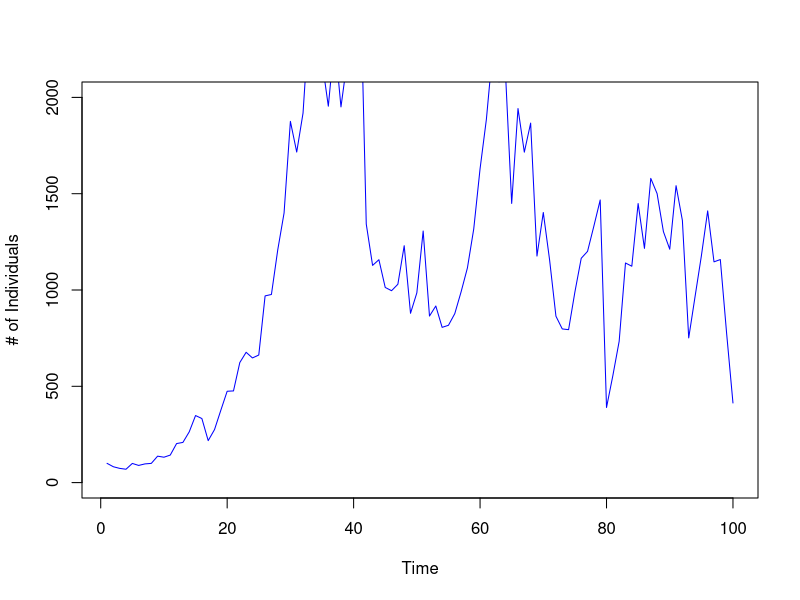
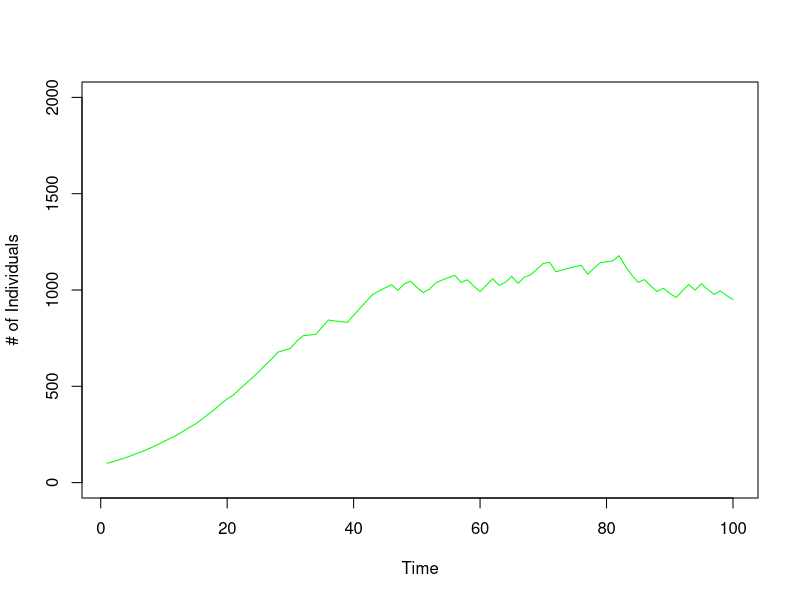
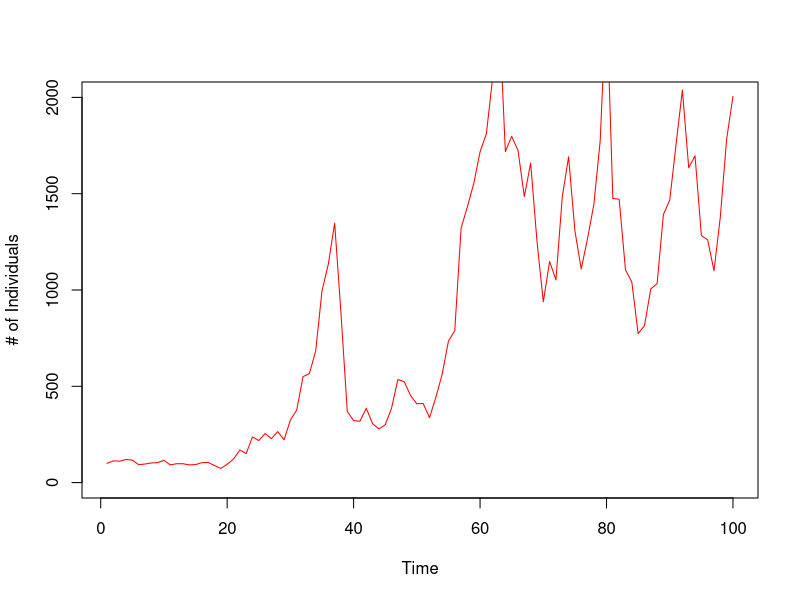
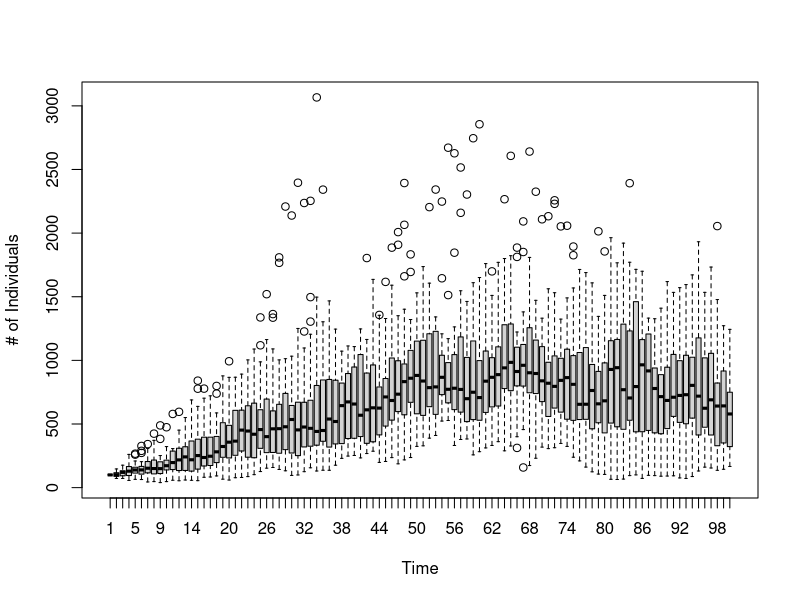
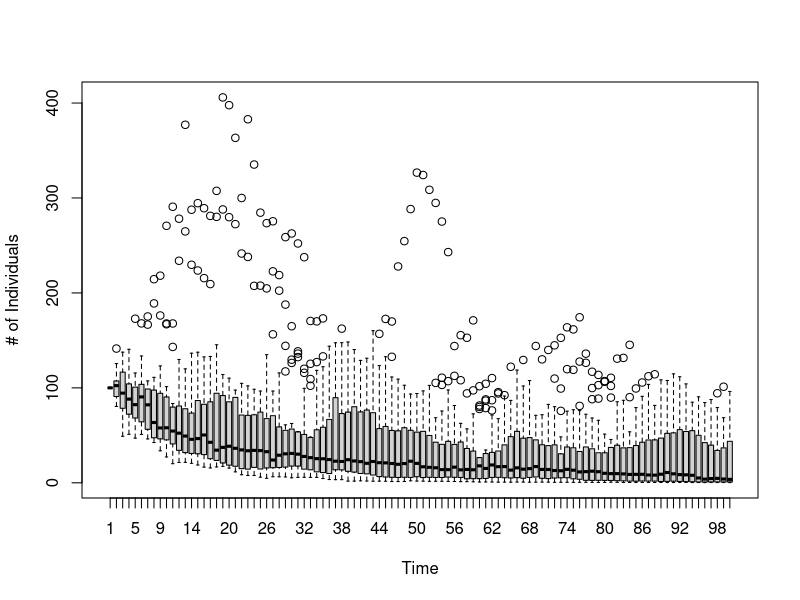

Here is the R script that generated these plots, in order:
 ##normally distributed growth rate ##L?gg in titel p? grafen
alpha <- c(1.5 / 12000, 1 / 12000, 0.8 / 12000) ##bad, typical, and good conditions
t_max <- 100

p0 <- 100

population <- rep(p0, t_max)

##1.1

for(i in 1 : (t_max - 1)) ##Weather conditions set to typical every year, growht rate normally distributed
{
  growth_rate <- rnorm(1, mean = 0.1, sd = 0.2)
  
  weather_condition <- alpha[2]
  
  population[i + 1] <- population[i] * (1 + growth_rate - weather_condition * population[i])
}

plot(x = 1: t_max, y = population, type="l", xlab="Time", ylab="# of Individuals", 
     col="blue", ylim=c(0,2000)) ##Positive growth over 100 years, random


for(i in 1 : (t_max - 1)) ##Weather conditions uniformly random each year, growht rate 0,1 (mean)
{
  growth_rate <- 0.1
  
  weather_condition <- alpha[sample (1:3, 1, replace = FALSE)]
  
  population[i + 1] <- population[i] * (1 + growth_rate - weather_condition * population[i])
}

plot(x = 1: t_max, y = population, type="l", xlab="Time", ylab="# of Individuals", 
     col="green", ylim=c(0,2000)) ##Positive growth until stabilization, some randomness



for(i in 1 : (t_max - 1)) ##Weather conditions uniformly random each year, growht rate normally distributed
{
  growth_rate <- rnorm(1, mean = 0.1, sd = 0.2)
  
  weather_condition <- alpha[sample (1:3, 1, replace = FALSE)]
  
  population[i + 1] <- population[i] * (1 + growth_rate - weather_condition * population[i])
}

plot(x = 1: t_max, y = population, type="l", xlab="Time", ylab="# of Individuals", 
     col="red", ylim=c(0,2000)) ##Positive growth over 100 years, partially exponential

##2.2

nreps <- 20

population_runs <- matrix(p0, nrow = t_max, ncol = nreps)

weather_condition <- 0

count_less_than_50 <- 0

for(j in 1: nreps)
{
for(i in 1 : (t_max - 1)) ##Weather conditions more likely to be bad, growth rate normally distributed
{
  growth_rate <- rnorm(1, mean = 0.1, sd = 0.2)
  
  if(weather_condition == alpha[1])
  {
    weather_condition <- alpha[sample (1:3, 1, replace = FALSE, prob = c(10, 1, 1))]
  } else
  {
    weather_condition <- alpha[sample (1:3, 1, replace = FALSE)]
  }
  
  population_runs[i + 1, j] <- population_runs[i, j] * (1 + growth_rate - weather_condition * population_runs[i, j])
  
  if(population_runs[i + 1, j] < 50){count_less_than_50 <- count_less_than_50 + 1}
}
}

count_less_than_50 / nreps

boxplot(t(population_runs), xlab = "Time", ylab ="# of Individuals")
##matplot(x = 1 : t_max, y = population_runs, type = "l", lty = "solid", xlab = "Time", ylab = "# of Individuals", 
##ylim = c(0, 50))
##The higher the probability to have bad consecutive weather the quicker the population will stabilize at 800



nreps <- 20

population_runs <- matrix(p0, nrow = t_max, ncol = nreps)

weather_condition <- 0

count_less_than_50 <- 0

for(j in 1: nreps)
{
  for(i in 1 : (t_max - 1)) ##Weather conditions more likely to be bad, growth rate has to be less than mean when previous year bad
  {
    growth_rate <- 1
     
    if(weather_condition == alpha[1])
    {
      weather_condition <- alpha[sample (1:3, 1, replace = FALSE, prob = c(10, 1, 1))]
      
      while(growth_rate > 0.1)
      {
        growth_rate <- rnorm(1, mean = 0.1, sd = 0.2)
      }
    } else
    {
      weather_condition <- alpha[sample (1:3, 1, replace = FALSE)]
      growth_rate <- rnorm(1, mean = 0.1, sd = 0.2)
    }
    
    population_runs[i + 1, j] <- population_runs[i, j] * (1 + growth_rate - weather_condition * population_runs[i, j])
    
    if(population_runs[i + 1, j] < 50){count_less_than_50 <- count_less_than_50 + 1}
  }
}

count_less_than_50 / nreps

boxplot(t(population_runs), xlab = "Time", ylab ="# of Individuals")
##poor weather kills population




